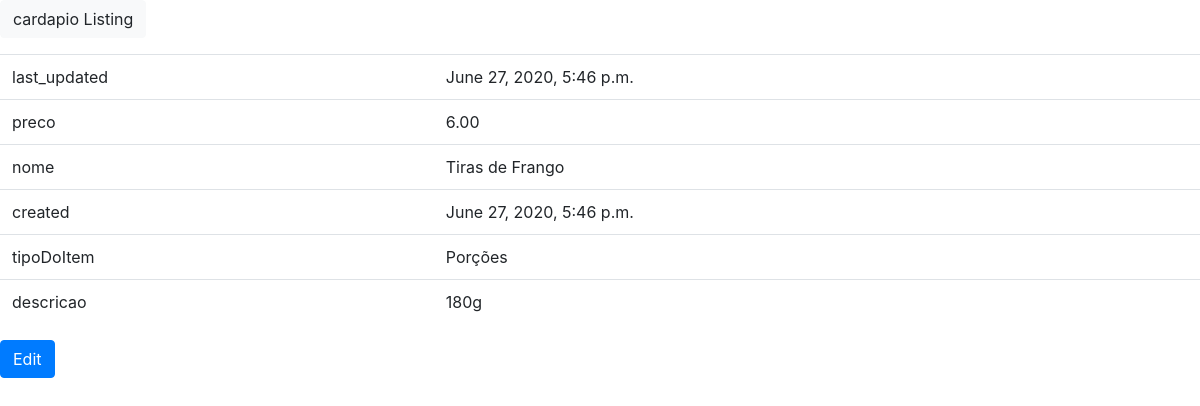
The page /cardapio/detail/20/ on the database its author committed.
### Manada/pedidos/models.py (models this page shows, shortened)
class cardapio(models.Model):
    tiposDoCardapio = (("Lanches","Lanches"), ("Bebidas","Bebidas"),("Porções","Porções"))
    last_updated = models.DateTimeField(auto_now=True, editable=False)
    preco = models.DecimalField(decimal_places=2, max_digits=5)
    nome = models.CharField(max_length=100)
    created = models.DateTimeField(auto_now_add=True, editable=False)
    tipoDoItem = models.CharField(max_length=30, choices = tiposDoCardapio)
    descricao = models.CharField(max_length=250)
    imagem = models.URLField(blank= True)
    class Meta:
        pass
    def get_update_url(self):
        return reverse("pedidos_cardapio_update", args=(self.pk,))

### Manada/pedidos/views.py (the view)
# urls.py: path("cardapio/detail/<int:pk>/", views.cardapioDetailView.as_view(), name="pedidos_cardapio_detail"),
class cardapioDetailView(generic.DetailView):
    model = models.cardapio
    form_class = forms.cardapioForm

### Manada/templates/pedidos/cardapio_detail.html
{% extends "base.html" %}
{% load static %}
{% block content %}
<p>
    <a class="btn btn-light" href="{% url 'pedidos_cardapio_list' %}">
    cardapio Listing
    </a>
</p>
<table class="table">
    <tr><td>last_updated</td><td>{{ object.last_updated }}</td></tr>
    <tr><td>preco</td><td>{{ object.preco }}</td></tr>
    <tr><td>nome</td><td>{{ object.nome }}</td></tr>
    <tr><td>created</td><td>{{ object.created }}</td></tr>
    <tr><td>tipoDoItem</td><td>{{ object.tipoDoItem }}</td></tr>
    <tr><td>descricao</td><td>{{ object.descricao }}</td></tr>
</table>
<a class="btn btn-primary" href="{{object.get_update_url}}">Edit</a>
{% endblock %}

### rows shown on the page
cardapio: last_updated "June 27, 2020, 5:46 p.m.", preco "6.00", nome "Tiras de Frango", created "June 27, 2020, 5:46 p.m.", tipoDoItem "Porções", descricao "180g"
